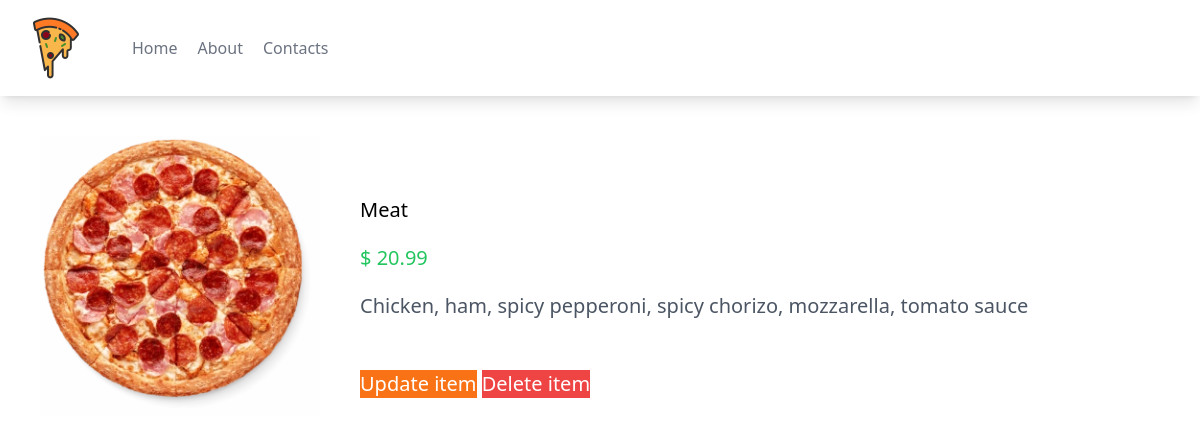
The app's page /myapp/5/ with its own data.
### myapp/models.py (models this page shows, shortened)
class Pizza(models.Model):
    name = models.CharField(max_length=50)
    description = models.CharField(max_length=500)
    price = models.DecimalField(max_digits=5,decimal_places=2)
    image = models.ImageField(blank=True, upload_to='images')

### myapp/views.py (the view)
# urls.py: path("<int:my_id>/",views.pizzas_list_item,name="detail_pizza"),
def pizzas_list_item(request,my_id):
    item = Pizza.objects.get(id=my_id)
    context = {
        'item':item
    }
    return render(request, "myapp/detail_pizza.html",context)

### myapp/templates/myapp/detail_pizza.html
{% extends "myapp/index.html" %}
{% load humanize %}
{% block content %}
<div class="flex p-10 w-full h-200">
  <img class="w-1/4" src="{{item.image.url}}" alt="itemPizza">
  <div class="w-3/4 text-xl ml-10 mt-10">
    <p class="mt-5">{{item.name}}</p>
    <p class="mt-5 text-green-500">$ {{item.price | intcomma}}</p>
    <p class="mt-5 text-gray-600">{{item.description}}</p>
    <button class="bg-orange-500 text-white mt-[50px]">
      <a href="{% url 'myapp:update_pizza_item' item.id %}">Update item</a>
    </button>
    <button class="bg-red-500 text-white mt-[50px]">
      <a href="{% url 'myapp:delete_pizza_item' item.id %}">Delete item</a>
    </button>
  </div>
</div>
{% endblock content %}

### myapp/static/myapp/styles.css (style rules this page uses)
html, :host { line-height: 1.5; -webkit-text-size-adjust: 100%; -moz-tab-size: 4; -o-tab-size: 4; tab-size: 4; font-family: ui-sans-serif, system-ui, sans-serif, "Apple Color Emoji", "Segoe UI Emoji", "Segoe UI Symbol", "Noto Color Emoji"; font-feature-settings: normal; font-variation-settings: normal; -webkit-tap-highlight-color: transparent; }
body { margin: 0; line-height: inherit; }
a { color: inherit; text-decoration: inherit; }
button, input, optgroup, select, textarea { font-family: inherit; font-feature-settings: inherit; font-variation-settings: inherit; font-size: 100%; font-weight: inherit; line-height: inherit; color: inherit; margin: 0; padding: 0; }
button, select { text-transform: none; }
button, [type='button'], [type='reset'], [type='submit'] { -webkit-appearance: button; background-color: transparent; background-image: none; }
blockquote, dl, dd, h1, h2, h3, h4, h5, h6, hr, figure, p, pre { margin: 0; }
button, [role="button"] { cursor: pointer; }
img, svg, video, canvas, audio, iframe, embed, object { display: block; vertical-align: middle; }
img, video { max-width: 100%; height: auto; }
.ml-10 { margin-left: 2.5rem; }
.mt-10 { margin-top: 2.5rem; }
.mt-5 { margin-top: 1.25rem; }
.mt-\[50px\] { margin-top: 50px; }
.flex { display: flex; }
.w-1\/4 { width: 25%; }
.w-3\/4 { width: 75%; }
.w-full { width: 100%; }
.bg-orange-500 { --tw-bg-opacity: 1; background-color: rgb(249 115 22 / var(--tw-bg-opacity)); }
.bg-red-500 { --tw-bg-opacity: 1; background-color: rgb(239 68 68 / var(--tw-bg-opacity)); }
.p-10 { padding: 2.5rem; }
.text-xl { font-size: 1.25rem; line-height: 1.75rem; }
.text-gray-600 { --tw-text-opacity: 1; color: rgb(75 85 99 / var(--tw-text-opacity)); }
.text-green-500 { --tw-text-opacity: 1; color: rgb(34 197 94 / var(--tw-text-opacity)); }
.text-white { --tw-text-opacity: 1; color: rgb(255 255 255 / var(--tw-text-opacity)); }

### records on screen
Pizza: image (picture), name "Meat", price "20.99", description "Chicken, ham, spicy pepperoni, spicy chorizo, mozzarella, tomato sauce"
